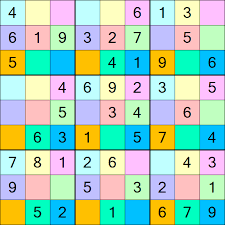
#> input picture Method CNN/dummy_input/sudoku_grid_ex4_color.jpg, 225 x 225 px, found by its file name
$ jupyter execute --allow-errors SUDOKU_CNN.ipynb
#> lines starting #> are read from the running program, lines starting #| are printed output that depends on the picture; after the words box and inside, x2 and y2 are one past the last pixel; in counts of white or black regions, pixels touching at a corner belong together
Dataset: https://www.kaggle.com/datasets/kshitijdhama/printed-digits-dataset/data

[cell 1]
import cv2, os
import matplotlib.pyplot as plt
import numpy as np
import tensorflow

[cell 2]
def bgr2rgb(image):
    image = cv2.cvtColor(image, cv2.COLOR_BGR2RGB)
    return image

[cell 3]
# [4 lines of commented-out code are left out]
FILE_PATH = './dummy_input/sudoku_grid_ex4_color.jpg'
# FILE_PATH = './dummy_input/sudoku_grid_ex5_color.jpg'
image = cv2.imread(FILE_PATH)
#> image is the input picture: shape (225, 225, 3); mean B, G, R 186.4, 206.6, 166.7
plt.imshow(bgr2rgb(image))
plt.xticks([])
plt.yticks([])
plt.show()

[cell 4]
gray_image = cv2.cvtColor(image, cv2.COLOR_BGR2GRAY)
plt.imshow(gray_image, cmap='gray')
plt.xticks([])
plt.yticks([])
plt.show()

[cell 5]
blur_gray_image = cv2.GaussianBlur(gray_image, (5, 5), 1)
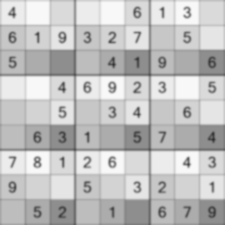
#> blur_gray_image: shape (225, 225); min 47, max 248, mean 192.7
thresh_image = cv2.adaptiveThreshold(gray_image, 255, cv2.ADAPTIVE_THRESH_MEAN_C, cv2.THRESH_BINARY_INV, 15, 7)
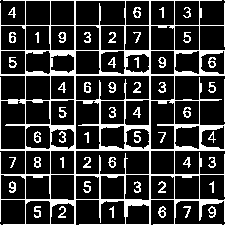
#> thresh_image: shape (225, 225); 20.4% white; 56 white regions (4 under 20 px), largest, box (x1, y1, x2, y2) and area: (0, 0, 225, 225) 8211, (9, 181, 16, 193) 52, (34, 206, 41, 218) 52
plt.imshow(thresh_image, cmap='gray')
plt.xticks([])
plt.yticks([])
plt.show()

[cell 6]
kernel = np.array([[0, 1, 0],
                   [1, 1, 1],
                   [0, 1, 0]], dtype=np.uint8)

dilated_image = cv2.dilate(thresh_image, kernel, iterations=1)
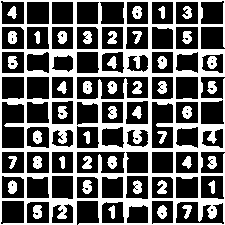
#> dilated_image: shape (225, 225); 38.7% white; 45 white regions

# Display the dilated image
plt.imshow(dilated_image, cmap='gray')
plt.xticks([])
plt.yticks([])
plt.show()

[cell 7]
contours, _ = cv2.findContours(dilated_image, cv2.RETR_EXTERNAL, cv2.CHAIN_APPROX_SIMPLE)
#> contours = 3 contours; box (x1, y1, x2, y2) and area: (0, 0, 225, 225) 48158, (207, 81, 217, 94) 79, (207, 156, 217, 169) 77

largest_contour = max(contours, key=cv2.contourArea)
#> largest_contour = contour of 51 points, box (x1, y1, x2, y2) (0, 0, 225, 225), area 48158

contour_image = cv2.cvtColor(dilated_image, cv2.COLOR_GRAY2BGR)
#> contour_image: shape (225, 225, 3); 38.7% white; 45 white regions, largest, box (x1, y1, x2, y2) and area: (0, 0, 225, 225) 15855, (33, 205, 42, 219) 104, (82, 180, 92, 194) 101
cv2.drawContours(contour_image, [largest_contour], -1, (0, 255, 0), 3)
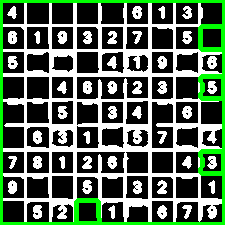
#> contour_image: shape (225, 225, 3); mean B, G, R 85.3, 105.4, 85.3

plt.imshow(contour_image)
plt.xticks([])
plt.yticks([])
plt.show()

[cell 8]
epsilon = 0.02 * cv2.arcLength(largest_contour, True)
#> epsilon = 24.94
approx = cv2.approxPolyDP(largest_contour, epsilon, True)
#> approx = [[0, 0], [0, 224], [224, 224], [224, 0]]

pts = approx.reshape(4, 2)
#> pts = [[0, 0], [0, 224], [224, 224], [224, 0]]

rect = np.zeros((4, 2), dtype="float32")
s = pts.sum(axis=1)
#> s = [0, 224, 448, 224]
rect[0] = pts[np.argmin(s)]  # Top-left
rect[2] = pts[np.argmax(s)]  # Bottom-right
diff = np.diff(pts, axis=1)
#> diff = [0, 224, 0, -224]
rect[1] = pts[np.argmin(diff)]  # Top-right
rect[3] = pts[np.argmax(diff)]  # Bottom-left

width = 450
height = 450
dst = np.array([[0, 0], [width, 0], [width, height], [0, height]], dtype="float32")

M = cv2.getPerspectiveTransform(rect, dst)
warped_image = cv2.warpPerspective(image, M, (width, height))
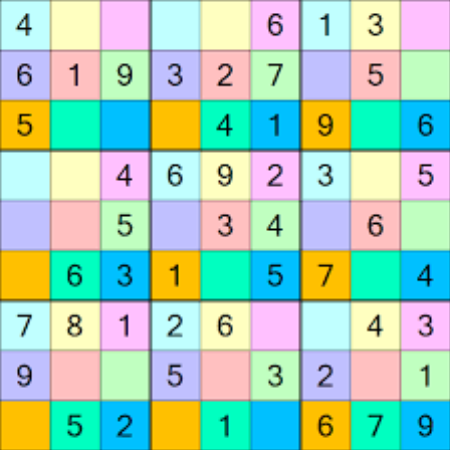
#> warped_image: shape (450, 450, 3); mean B, G, R 186.9, 207.1, 167.3

plt.imshow(warped_image, cmap='gray')
plt.xticks([])
plt.yticks([])
plt.show()

[cell 9]
def splitBoxes(img):
    rows = np.vsplit(img,9)
#> rows = 9 items
    boxes=[]
    for r in rows:
        cols= np.hsplit(r,9)
        for box in cols:
            boxes.append(box)
#> this loop made 9 passes
#> after the loop, boxes = 81 items
    return boxes

boxes = splitBoxes(warped_image)
#> boxes = 81 items

for i in range(len(boxes)):
    plt.subplot(9, 9, i + 1)
    plt.imshow(boxes[i], cmap='gray')
    plt.xticks([])
    plt.yticks([])
#> this loop made 81 passes
plt.show()

[cell 10]
# Define parameters for filtering
MIN_SIZE = 20    # Minimum size of a component to consider it valid (adjust as needed)
MAX_SIZE = 300   # Maximum size to filter out noise (adjust as needed)
EDGE_THRESHOLD = 2  # Minimum distance from edges to consider a component (adjust as needed)
w, h = 50, 50

# Prepare a list to hold the processed images
processed_boxes = []

for i in range(len(boxes)):
    target_image = boxes[i]

    # Convert the image to grayscale
    gray_target = cv2.cvtColor(target_image, cv2.COLOR_BGR2GRAY)
    gray_target = cv2.resize(gray_target, (w, h))

    # Step 1: Threshold the image to create a binary image
    _, binary_image = cv2.threshold(gray_target, 150, 255, cv2.THRESH_BINARY_INV)

    # Step 2: Find connected components
    num_labels, labels_im = cv2.connectedComponents(binary_image)

    # Step 3: Initialize variables to find the best component
    best_component = None  # Initialize as None
    best_size = 0
    height, width = gray_target.shape
    center_y, center_x = height // 2, width // 2  # Calculate the center of the image

    # Step 4: Loop through each component
    for label in range(1, num_labels):  # Start from 1 to skip the background
        component_mask = (labels_im == label).astype(np.uint8)  # Create a mask for the component
        size = np.sum(component_mask)  # Count the number of pixels in the component

        # Calculate the bounding box of the component
        y_indices, x_indices = np.where(component_mask > 0)
        if len(y_indices) == 0 or len(x_indices) == 0:
            continue  # Skip if there are no pixels in the component

        # Get the bounding box coordinates
        min_y, max_y = np.min(y_indices), np.max(y_indices)
        min_x, max_x = np.min(x_indices), np.max(x_indices)

        # Check if the component meets size and edge proximity criteria
        if (MIN_SIZE <= size <= MAX_SIZE and
            min_y > EDGE_THRESHOLD and max_y < height - EDGE_THRESHOLD and
            min_x > EDGE_THRESHOLD and max_x < width - EDGE_THRESHOLD):

            # Check if this is the best component found based on size
            if size > best_size:
                best_size = size
                best_component = component_mask  # Assign the mask to best_component

    # Step 5: Create a mask for the best component
    if best_component is not None:  # Check if a component was found
        mask = best_component.astype(np.uint8) * 255  # Convert to uint8 for masking

        # Step 6: Use the mask to create an output image where the digit is white and the background is black
        output_image = np.zeros_like(gray_target)  # Create a black image
        output_image[mask > 0] = 255  # Set the pixels of the digit to white

        processed_boxes.append(output_image)  # Store the processed image
    else:
        # If no component was found, append a completely black image
        processed_boxes.append(np.zeros_like(gray_target))  # All black image for no digit box
#> this loop made 81 passes
#> num_labels on passes 1 to 12: 4, 2, 3, 3, 2, 4, 4, 4, 3, 4, 4, 4
#> pass 1, `num_labels, labels_im = cv2.connectedComponents(binary_image)`:
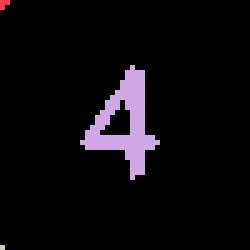
#> labels_im: shape (50, 50) int32 (shown 5 times larger); 4 distinct labels, from 0 to 3; one colour per label, 0 black
#> after the loop:
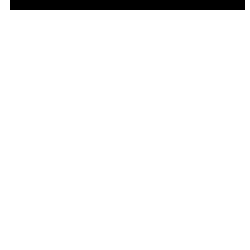
#> binary_image: shape (50, 50) (shown 5 times larger); 96.2% white; 1 black region, box (x1, y1, x2, y2) and area: (2, 0, 49, 2) 94
#> after the loop:
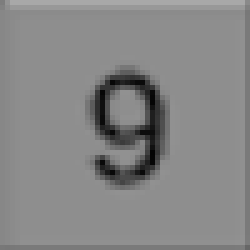
#> gray_target: shape (50, 50) (shown 5 times larger); min 3, max 168, mean 134.4
#> after the loop: output_image: shape (50, 50); 7% white; 1 white region, box (x1, y1, x2, y2) and area: (17, 13, 34, 38) 175
#> after the loop:
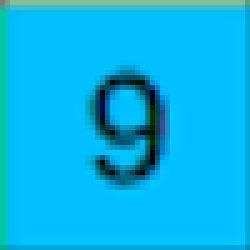
#> target_image: shape (50, 50, 3) (shown 5 times larger); mean of channels 0, 1, 2 234.2, 181.1, 4.1; drawn as B, G, R
#> after the loop, processed_boxes = 81 items

# Display the processed images
for i in range(len(processed_boxes)):
    plt.subplot(9, 9, i + 1)
    plt.imshow(processed_boxes[i], cmap='gray')  # Display processed images
    plt.axis('off')

plt.show()

#> (a cell that did not finish here is left out)

[cell 12]
def image_preprocessing_input(image):
    image = cv2.resize(image, (w, h))
    image = cv2.equalizeHist(image)
    _, binary_image = cv2.threshold(image, 150, 255, cv2.THRESH_BINARY)
    binary_image = binary_image.reshape(w, h, 1)
    binary_image = binary_image / 255.0
    return binary_image

test_image = processed_boxes[32]
#> test_image: shape (50, 50); 6.2% white; 1 white region, box (x1, y1, x2, y2) and area: (17, 14, 33, 36) 154
plt.figure(figsize=(6, 6))
plt.subplot(1, 2, 1)
plt.title('Input Image')
plt.imshow(test_image, cmap='gray')
plt.xticks([])
plt.yticks([])

test_image_preprocessed = image_preprocessing_input(test_image)
test_image_preprocessed.shape
plt.subplot(1, 2, 2)
plt.title('After Preprocessing')
plt.imshow(test_image_preprocessed.reshape(w, h), cmap='gray')
plt.xticks([])
plt.yticks([])
plt.show()

test_image_preprocessed = np.expand_dims(test_image_preprocessed, axis=0)

#> (the rest of this cell did not finish here and is left out)

[cell 13]
def image_preprocessing_input(image):
    image = cv2.resize(image, (w, h))
    image = cv2.equalizeHist(image)
    _, binary_image = cv2.threshold(image, 150, 255, cv2.THRESH_BINARY)
    binary_image = binary_image.reshape(w, h, 1)
    binary_image = binary_image / 255.0
    return binary_image

sudoku_matrix = np.zeros((9, 9), dtype=int)

#> (the rest of this cell did not finish here and is left out)

[cell 14]
# Define a function to check if a number can be placed in the Sudoku grid
def is_valid_move(matrix, row, col, num):
    # Check row
    if num in matrix[row]:
        return False
    # Check column
    if num in matrix[:, col]:
        return False
    # Check 3x3 grid
    start_row, start_col = 3 * (row // 3), 3 * (col // 3)
    if num in matrix[start_row:start_row + 3, start_col:start_col + 3]:
        return False
    return True

# Backtracking function to solve the Sudoku puzzle
def solve_sudoku(matrix):
    for row in range(9):
        for col in range(9):
            if matrix[row, col] == 0:  # Empty cell found
                for num in range(1, 10):  # Numbers 1 to 9
                    if is_valid_move(matrix, row, col, num):
                        matrix[row, col] = num  # Place the number
                        if solve_sudoku(matrix):  # Recursive call
                            return True
                        matrix[row, col] = 0  # Backtrack
                return False  # No valid number found, backtrack
    return True  # Puzzle solved


# Copy the original matrix for displaying later
original_matrix = sudoku_matrix.copy()

# Solve the Sudoku
if solve_sudoku(sudoku_matrix):
    print("Sudoku Solved:")
else:
    print("No solution exists")

# Display the answer matrix
print("Answer Matrix:")
print(sudoku_matrix)
#| [[1 2 3 4 5 6 7 8 9]
#|  [4 5 6 7 8 9 1 2 3]
#|  [7 8 9 1 2 3 4 5 6]
#|  [2 1 4 3 6 5 8 9 7]
#|  [3 6 5 8 9 7 2 1 4]
#|  [8 9 7 2 1 4 3 6 5]
#|  [5 3 1 6 4 2 9 7 8]
#|  [6 4 2 9 7 8 5 3 1]
#|  [9 7 8 5 3 1 6 4 2]]

# Combine the question and answer matrices for display
combined_matrix = np.where(original_matrix != 0, original_matrix, sudoku_matrix)

# Display the answer and combined matrix
plt.figure(figsize=(12, 6))

# Display answer matrix
plt.subplot(1, 2, 1)
plt.title('Solved Sudoku Matrix')
plt.imshow(sudoku_matrix, cmap='gray', vmin=0, vmax=9)
plt.xticks(np.arange(9), [])
plt.yticks(np.arange(9), [])
for (i, j), val in np.ndenumerate(sudoku_matrix):
    plt.text(j, i, f'{val}', ha='center', va='center', color='blue' if val != 0 else 'black')
#> this loop made 81 passes
#> (i, j, val) on passes 2 to 13: (0, 1, 2), (0, 2, 3), (0, 3, 4), (0, 4, 5), (0, 5, 6), (0, 6, 7), (0, 7, 8), (0, 8, 9), (1, 0, 4), (1, 1, 5), (1, 2, 6), (1, 3, 7)
#> (j, val) on pass 1: (0, 1)

# Display combined matrix
plt.subplot(1, 2, 2)
plt.title('Combined Question and Answer Matrix')
plt.imshow(combined_matrix, cmap='gray', vmin=0, vmax=9)
plt.xticks(np.arange(9), [])
plt.yticks(np.arange(9), [])
for (i, j), val in np.ndenumerate(combined_matrix):
    plt.text(j, i, f'{val}', ha='center', va='center', color='blue' if original_matrix[i, j] == 0 else 'black')

plt.tight_layout()
plt.show()
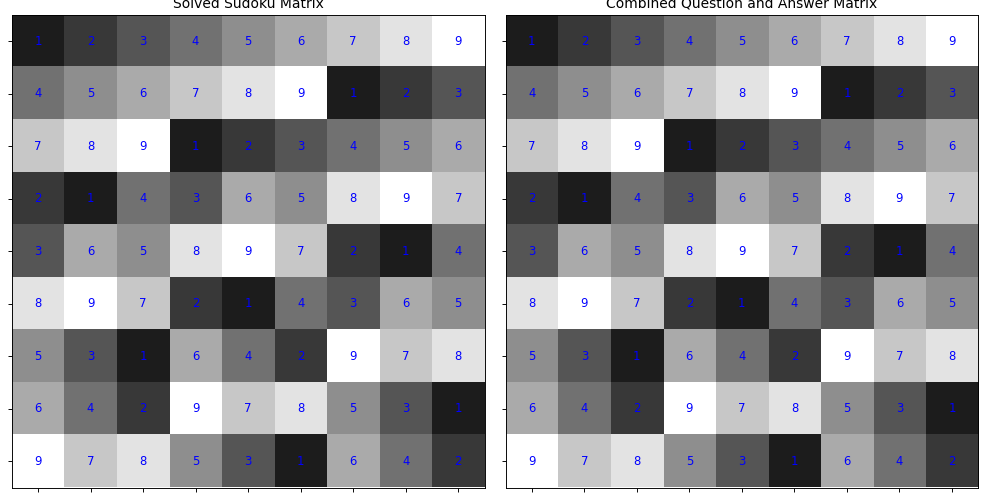
#> figure drawn by matplotlib, 2 panels
